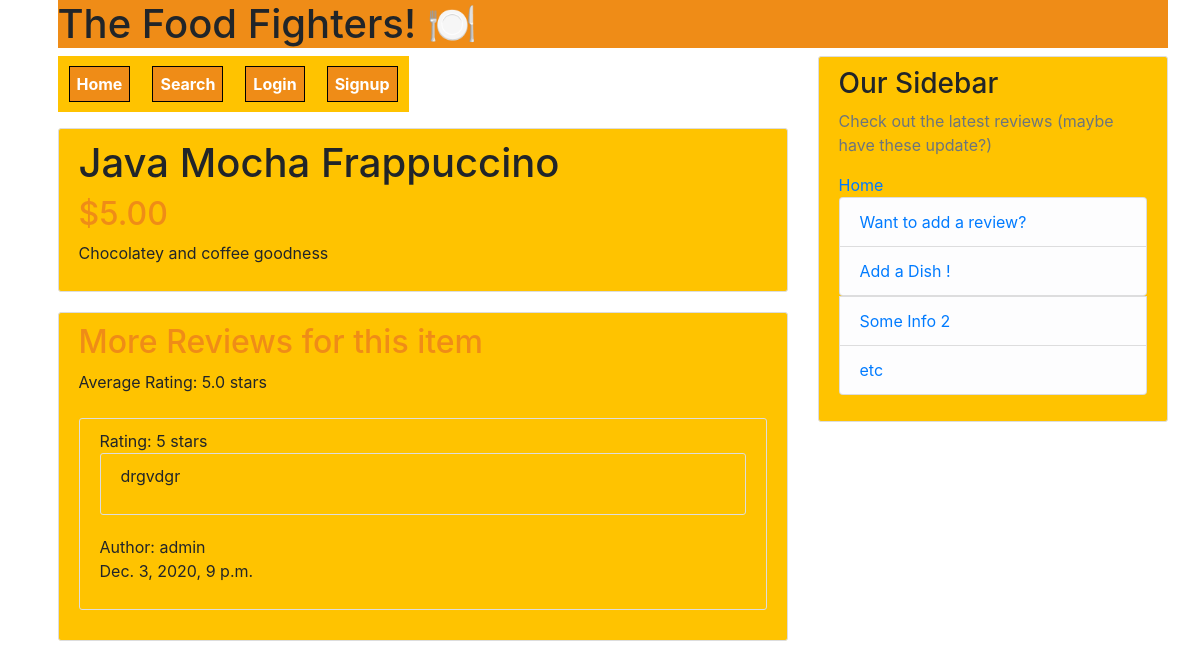
Before: /dish/1/ with the older database file.
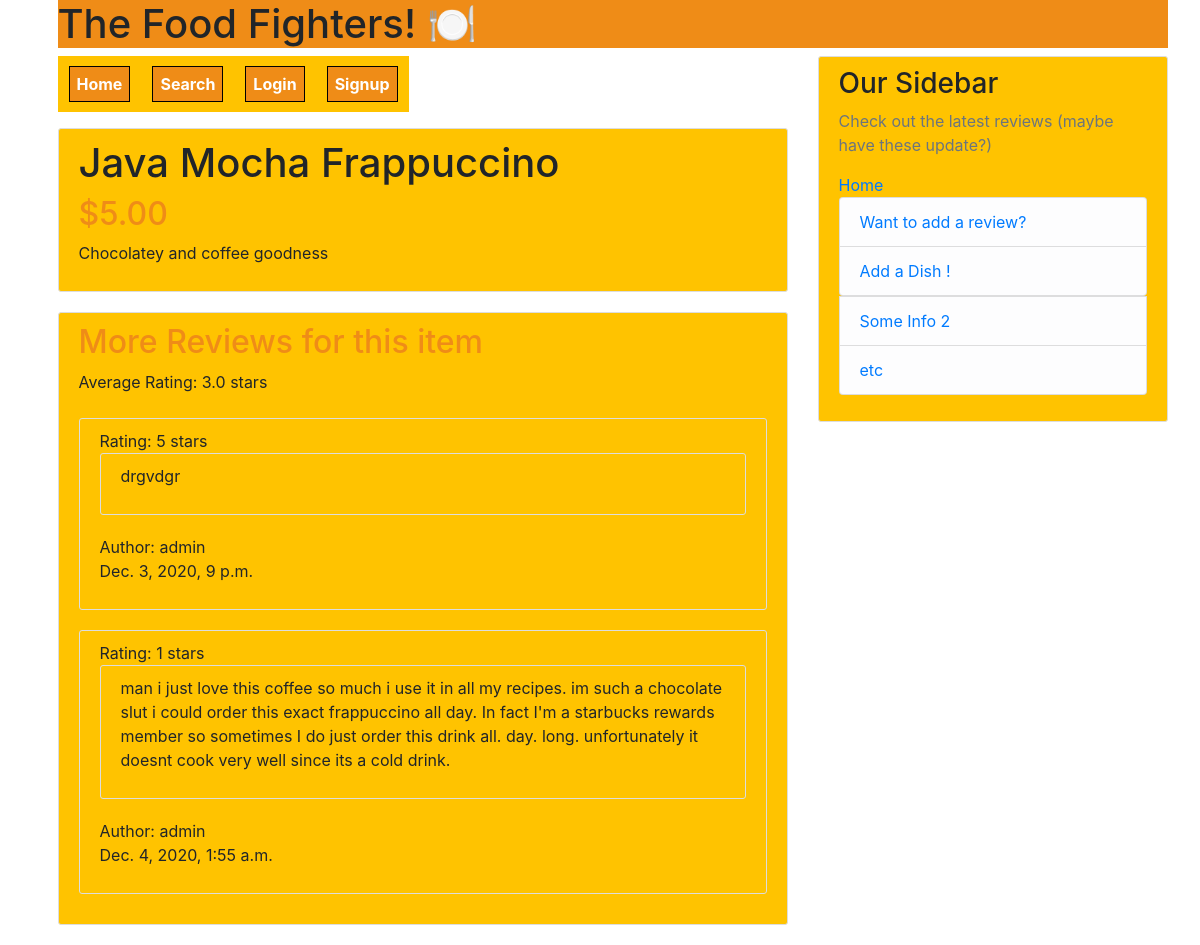
After: the same page with the newer database file.
### reviews/models.py (models this page shows, shortened)
class Review(models.Model):
    stars = [
        (1, '1 star'),
        (2, '2 stars'),
        (3, '3 stars'),
        (4, '4 stars'),
        (5, '5 stars'),
    ]
    dish = models.ForeignKey(Dish, on_delete=models.CASCADE)
    restaurant = models.ForeignKey(Restaurant, on_delete=models.CASCADE)
    review_text = models.TextField()
    rating = models.PositiveIntegerField(choices=stars)
    date_posted = models.DateTimeField(default=timezone.now)
    author = models.ForeignKey(User, on_delete=models.CASCADE)
    class Meta:
        verbose_name_plural = "reviews"
        constraints = [
            models.UniqueConstraint(fields=['author','dish','restaurant'], name='oneVote')
        ]

### dishes/views.py (the view)
# urls.py: path('dish/<int:id>/', dish_view, name='dish-details')
def dish_view(request,id):
    obj = Dish.objects.get(id=id)
    reviewList = []
    avgRating = 0
    i = 0
    if Review.objects.filter(dish=obj.id).exists():
            reviewList = Review.objects.filter(dish=obj.id)
    for r in reviewList:
        i+=1
        avgRating += r.rating
    avgRating /= i
    context = {
    'object':obj,
    'reviewList':reviewList,
    'avgRating':avgRating
    }
    print(obj)
    print(reviewList[0].dish)
    return render(request,"dishes/dish_details.html",context)

### dishes/models.py (called while the page is built)
    def __str__(self):
        return self.title

### dishes/templates/dishes/dish_details.html
{% extends "base.html" %}
{% load crispy_forms_tags %}
{% block content %}
    <div class="content-section">
      <h1>{{object.title}}</h1>
      <h2>${{object.price}}</h2>
      <p>{{object.description}}</p>
    </div>
    <div class="content-section">
      <h2>More Reviews for this item</h2>
      <p1>Average Rating: {{avgRating}} stars</p1>
      <br></br>
      {% for post in reviewList %}
      <div class="content-section">
      <p1>Rating: {{post.rating}} stars</p1>
      <div class="content-section">
        <p>{{post.review_text}}</p>
        </div>
        <p1>Author: {{post.author}} </p1>
        <p>{{post.date_posted}} </p>
        </div>
          {% endfor %}
    </div>
{% endblock content %}

Changed rows visible on the page:
added Review: rating "1", review_text "man i just love this coffee so much i use it in all my recipes. im such a chocolate slut i could order this exact frappuccino all day. In fact I'm a starbucks rewards member so sometimes I do just order this drink all. day. long. unfortunately it doesnt cook very well since its a cold drink.", author "admin", date_posted "Dec. 4, 2020, 1:55 a.m."
Other visible differences:
{{ avgRating }}: "5.0" → "3.0"
